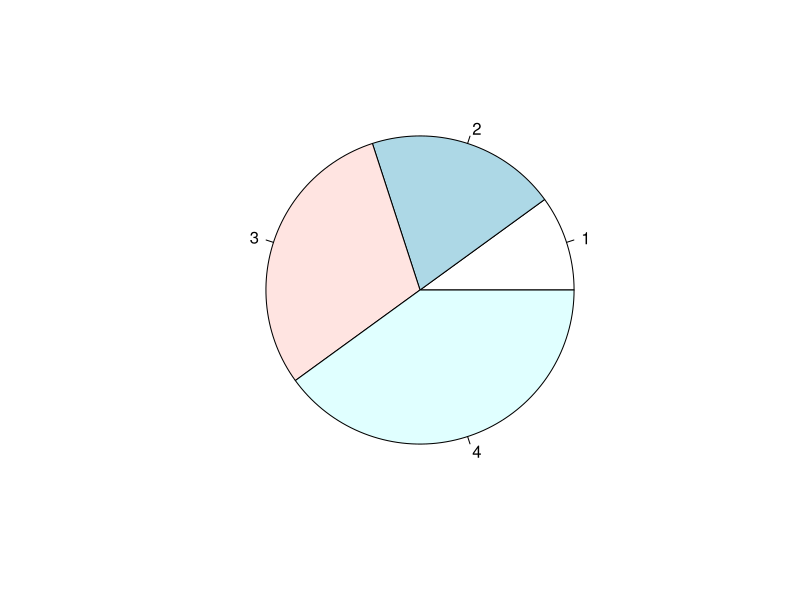
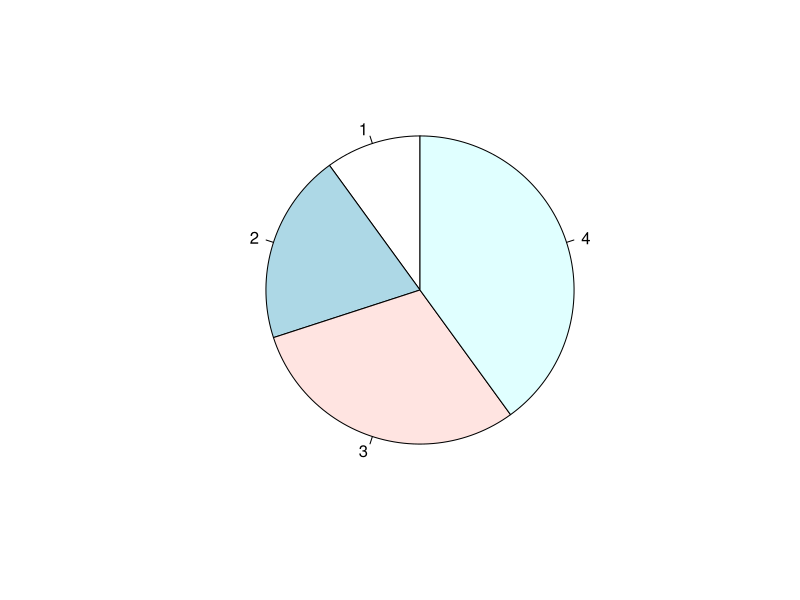
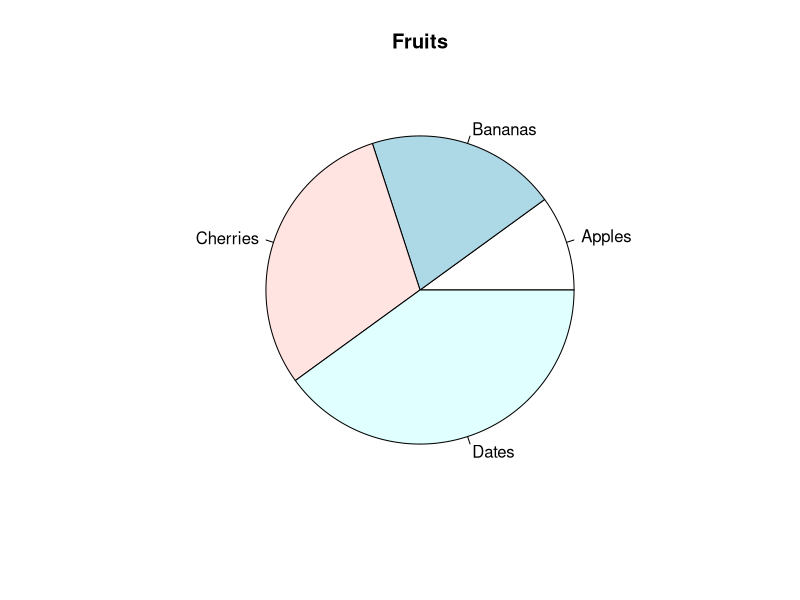
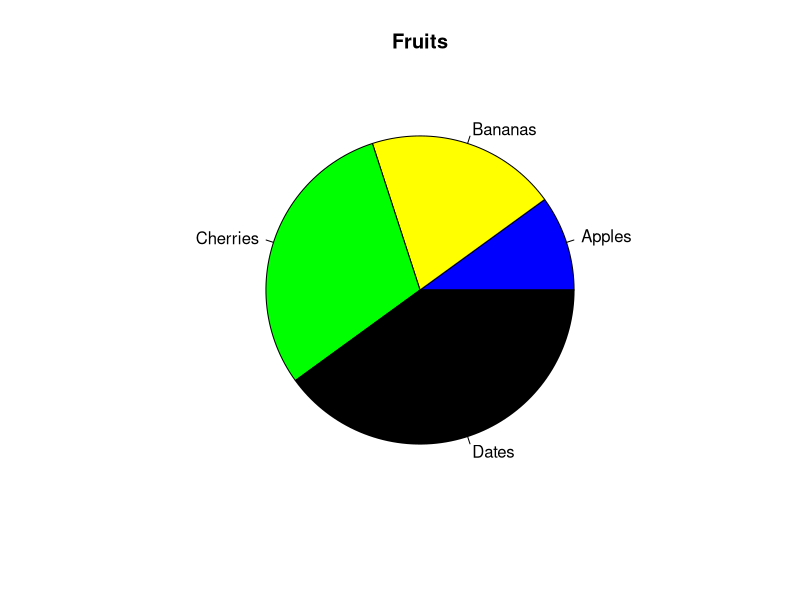
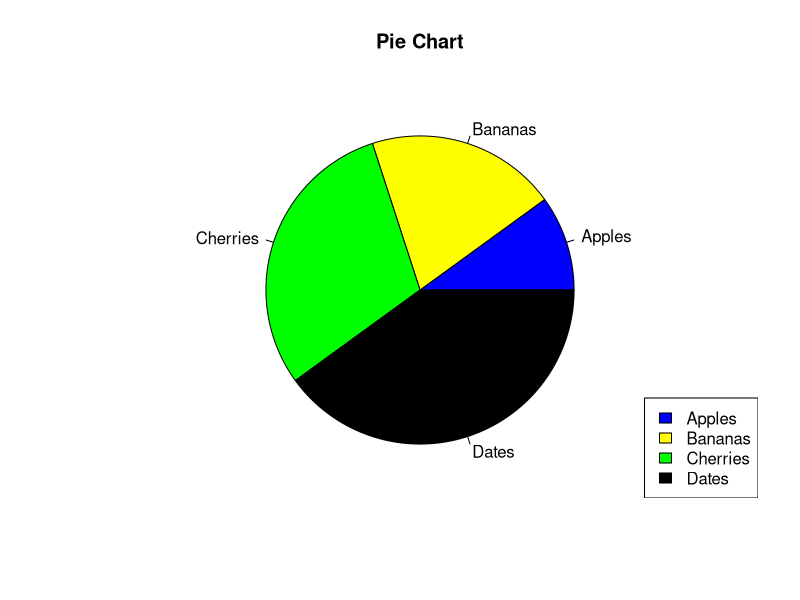

The R script that drew these images, in order:
# R Pie Charts



# Pie Charts
# A pie chart is a circular graphical view of data.
# Use the pie() function to draw pie charts:
# Create a vector of pies
x <- c(10,20,30,40)

# Display the pie chart
pie(x)
  
  

# Start Angle
# Start the first pie at 90 degrees:
# Create a vector of pies
x <- c(10,20,30,40)

# Display the pie chart and start the first pie at 90 degrees
pie(x, init.angle = 90)



# Labels and Header
# Use the label parameter to add a label to the pie chart, and use the main parameter to add a header
# Create a vector of pies
x <- c(10,20,30,40)

# Create a vector of labels
mylabel <- c("Apples", "Bananas", "Cherries", "Dates")

# Display the pie chart with labels
pie(x, label = mylabel, main = "Fruits")



# Colors
# You can add a color to each pie with the col parameter
# Create a vector of colors
colors <- c("blue", "yellow", "green", "black")

# Display the pie chart with colors
pie(x, label = mylabel, main = "Fruits", col = colors)



# Legend
# To add a list of explanation for each pie, use the legend() function
# The legend can be positioned as either:
# bottomright, bottom, bottomleft, left, topleft, top, topright, right, center

# Create a vector of labels
mylabel <- c("Apples", "Bananas", "Cherries", "Dates")

# Create a vector of colors
colors <- c("blue", "yellow", "green", "black")

# Display the pie chart with colors
pie(x, label = mylabel, main = "Pie Chart", col = colors)

# Display the explanation box
legend("bottomright", mylabel, fill = colors)

